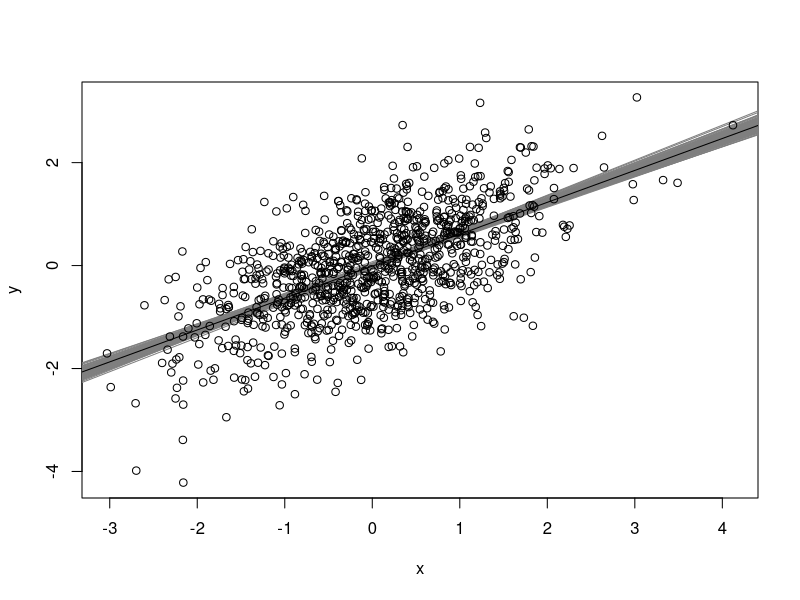
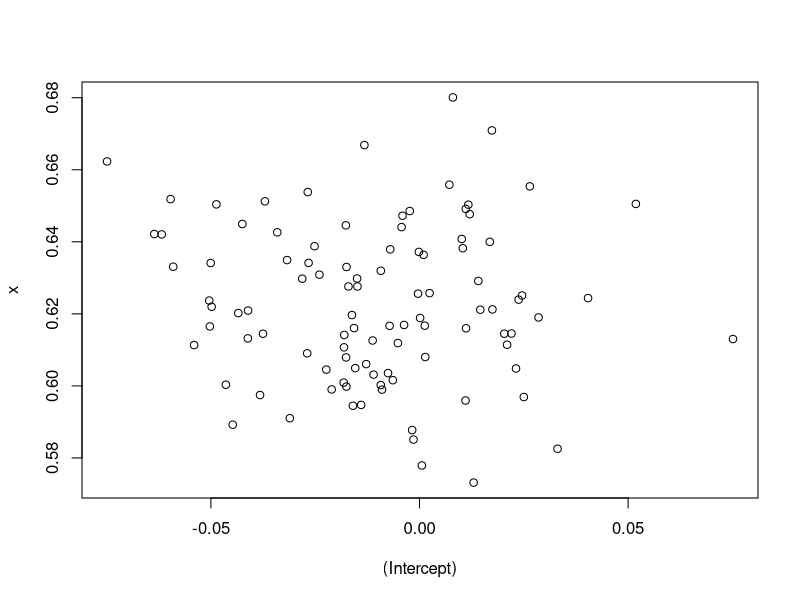

Source code (R) for these figures, in order:
## ---- chunk 1
knitr::opts_chunk$set(echo = TRUE)
library(arm)
## ---- chunk 2
n <- 1000
r <- .6
x <- rnorm(n)
y <- r*x + sqrt(1-r^2)*rnorm(n)
dat <- data.frame(x,y)

fit1 <- lm(y~x,data=dat)

plot(x,y,type="n")
coef.sim <- coef(sim(fit1))
for (i in 1:nrow(coef.sim)) {
  abline(a=coef.sim[i,1],b=coef.sim[i,2],col="gray50")
}
points(x,y)
abline(fit1)
plot(coef.sim)
cor(coef.sim)
